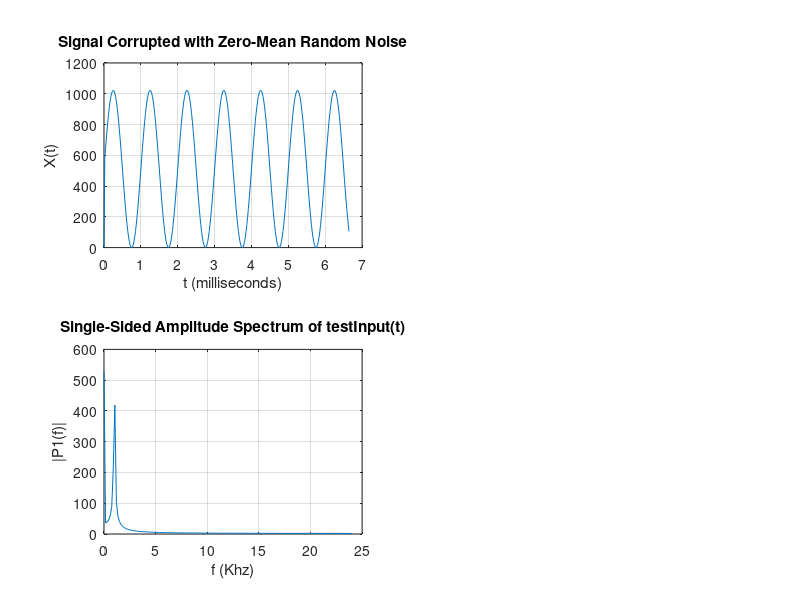

The MATLAB source for this figure: (Note: this script raises an error after producing the figure.)
clf, clc, clear all

Fs=48000; Ts = 1/Fs; L =320; t = (0:L-1)*Ts; f = (Fs/L)*(0:0.5*L);
Fc = 6000;  orden = 29;

testInput = 511*sin(2*pi*1000*t)+0.0*512*sin(2*pi*15000*t) + 0.0*rand(size(t)) + 511;

testInput(1)=1;
figure(1)
subplot(221)
plot(1000*t,testInput)
title('Signal Corrupted with Zero-Mean Random Noise')
xlabel('t (milliseconds)')
ylabel('X(t)')
grid on

Y = fft(testInput);
P2 = abs(Y/L);
P1 = P2(1:L/2+1);
P1(2:end-1) = 2*P1(2:end-1);

figure(1)
subplot(223)
plot(f*0.001,P1)
title('Single-Sided Amplitude Spectrum of testInput(t)')
xlabel('f (Khz)')
ylabel('|P1(f)|')
grid on

[firCoeffsb, firCoeffsa] = fir1(orden, 2*Fc/Fs);
[firCoeffs, firTime] = impz(firCoeffsb, firCoeffsa);
[h,w] = freqz(firCoeffsb,firCoeffsa,length(f));

figure(2)
subplot(121)
plot(1000*Ts*firTime, firCoeffs), %xlim(1000*Ts*[firTime(1) firTime(end)])
title('Respuesta Impulsiva del filtro (t)')
xlabel('t (milliseconds)')
grid on
subplot(122)
plot(0.001*Fs*w/(2*pi),abs(h),'r'), xlim([0 0.001*Fs/2]), grid on
title('Single-Sided Amplitude Spectrum of Respuesta Impulsiva(t)')
xlabel('f (Khz)')
ylabel('|P1(f)|')

testOutput = filter(64*firCoeffsb,firCoeffsa,testInput);

figure(1)
subplot(222)
plot(1000*t,testOutput)
title('Filtered Signal')
xlabel('t (milliseconds)')
ylabel('X(t)')
grid on

Y = fft(testOutput); 
P2 = abs(Y/L); 
P1 = P2(1:L/2+1); 
P1(2:end-1) = 2*P1(2:end-1);

figure(1),subplot(224)
[ax,h1,h2] = plotyy(f*0.001,P1,f*0.001,abs(h));
title('Single-Sided Amplitude Spectrum of testOutput(t)')
xlabel('f (Khz)')
ylabel('|P1(f)|')
grid on
set(ax(2),'Ylim',[0 1])

external_generation